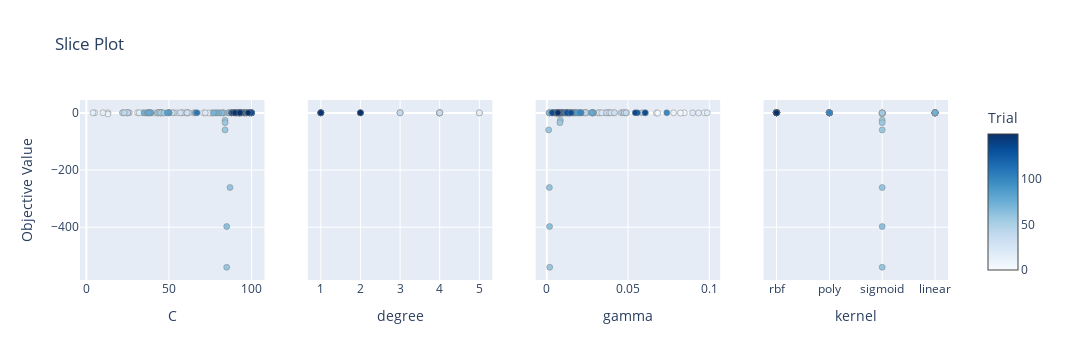

Notebook source saved alongside this figure:
### Code cell
plot_slice(study).show()

### Figure 1 — Plotly figure (JSON) as saved in the notebook; plotly's stock layout.template omitted (floating-point values rounded to 4 significant figures; data arrays with more than 128 entries replaced by an {"elided": "..."} marker saying what was removed)
{"data": [{"marker": {"color": {"elided": "150 int values"}, "colorbar": {"title": {"text": "Trial"}, "x": 1, "xpad": 40, "y": 0.5}, "colorscale": [[0, "rgb(247,251,255)"], [0.125, "rgb(222,235,247)"], [0.25, "rgb(198,219,239)"], [0.375, "rgb(158,202,225)"], [0.5, "rgb(107,174,214)"], [0.625, "rgb(66,146,198)"], [0.75, "rgb(33,113,181)"], [0.875, "rgb(8,81,156)"], [1, "rgb(8,48,107)"]], "line": {"color": "Grey", "width": 0.5}, "showscale": true}, "mode": "markers", "name": "Feasible Trial", "showlegend": false, "type": "scatter", "x": {"elided": "150 int values"}, "xaxis": "x", "y": {"elided": "150 float values"}, "yaxis": "y"}, {"marker": {"color": [3, 8, 9, 11, 12, 19, 21, 22, 23, 24, 25, 26, 27, 28, 29, 91, 94, 95, 96, 97, 98, 99, 101], "colorbar": {"title": {"text": "Trial"}, "x": 1, "xpad": 40}, "colorscale": [[0, "rgb(247,251,255)"], [0.125, "rgb(222,235,247)"], [0.25, "rgb(198,219,239)"], [0.375, "rgb(158,202,225)"], [0.5, "rgb(107,174,214)"], [0.625, "rgb(66,146,198)"], [0.75, "rgb(33,113,181)"], [0.875, "rgb(8,81,156)"], [1, "rgb(8,48,107)"]], "line": {"color": "Grey", "width": 0.5}, "showscale": false}, "mode": "markers", "name": "Feasible Trial", "showlegend": false, "type": "scatter", "x": [5, 1, 3, 4, 5, 2, 4, 4, 4, 4, 4, 4, 3, 3, 2, 1, 1, 2, 1, 1, 1, 1, 2], "xaxis": "x2", "y": [0.3734, 0.6408, 0.7926, 0.572, 0.3712, 0.5136, 0.5678, 0.5716, 0.5696, 0.5711, 0.5692, 0.5695, 0.63, 0.6272, 0.6585, 0.6275, 0.6555, 0.7487, 0.6264, 0.6292, 0.6292, 0.6536, 0.79], "yaxis": "y2"}, {"marker": {"color": {"elided": "150 int values"}, "colorbar": {"title": {"text": "Trial"}, "x": 1, "xpad": 40}, "colorscale": [[0, "rgb(247,251,255)"], [0.125, "rgb(222,235,247)"], [0.25, "rgb(198,219,239)"], [0.375, "rgb(158,202,225)"], [0.5, "rgb(107,174,214)"], [0.625, "rgb(66,146,198)"], [0.75, "rgb(33,113,181)"], [0.875, "rgb(8,81,156)"], [1, "rgb(8,48,107)"]], "line": {"color": "Grey", "width": 0.5}, "showscale": false}, "mode": "markers", "name": "Feasible Trial", "showlegend": false, "type": "scatter", "x": {"elided": "150 float values"}, "xaxis": "x3", "y": {"elided": "150 float values"}, "yaxis": "y3"}, {"marker": {"color": {"elided": "150 int values"}, "colorbar": {"title": {"text": "Trial"}, "x": 1, "xpad": 40}, "colorscale": [[0, "rgb(247,251,255)"], [0.125, "rgb(222,235,247)"], [0.25, "rgb(198,219,239)"], [0.375, "rgb(158,202,225)"], [0.5, "rgb(107,174,214)"], [0.625, "rgb(66,146,198)"], [0.75, "rgb(33,113,181)"], [0.875, "rgb(8,81,156)"], [1, "rgb(8,48,107)"]], "line": {"color": "Grey", "width": 0.5}, "showscale": false}, "mode": "markers", "name": "Feasible Trial", "showlegend": false, "type": "scatter", "x": {"elided": "150 str values"}, "xaxis": "x4", "y": {"elided": "150 float values"}, "yaxis": "y4"}], "layout": {"height": 360, "title": {"text": "Slice Plot"}, "width": 1200, "xaxis": {"anchor": "y", "autorange": true, "domain": [0, 0.2125], "range": [-3.571, 107.6], "title": {"text": "C"}, "type": "linear"}, "xaxis2": {"anchor": "y2", "autorange": true, "domain": [0.2625, 0.475], "range": [0.6846, 5.315], "title": {"text": "degree"}, "type": "linear"}, "xaxis3": {"anchor": "y3", "autorange": true, "domain": [0.525, 0.7375], "range": [-0.006559, 0.1064], "title": {"text": "gamma"}, "type": "linear"}, "xaxis4": {"anchor": "y4", "autorange": true, "categoryarray": ["rbf", "poly", "sigmoid", "linear"], "categoryorder": "array", "domain": [0.7875, 1], "range": [-0.2366, 3.237], "title": {"text": "kernel"}, "type": "category"}, "yaxis": {"anchor": "x", "autorange": true, "domain": [0, 1], "range": [-584.8, 45.44], "title": {"text": "Objective Value"}, "type": "linear"}, "yaxis2": {"anchor": "x2", "autorange": true, "domain": [0, 1], "matches": "y", "range": [-584.8, 45.44], "showticklabels": false, "type": "linear"}, "yaxis3": {"anchor": "x3", "autorange": true, "domain": [0, 1], "matches": "y", "range": [-584.8, 45.44], "showticklabels": false, "type": "linear"}, "yaxis4": {"anchor": "x4", "autorange": true, "domain": [0, 1], "matches": "y", "range": [-584.8, 45.44], "showticklabels": false, "type": "linear"}}}
